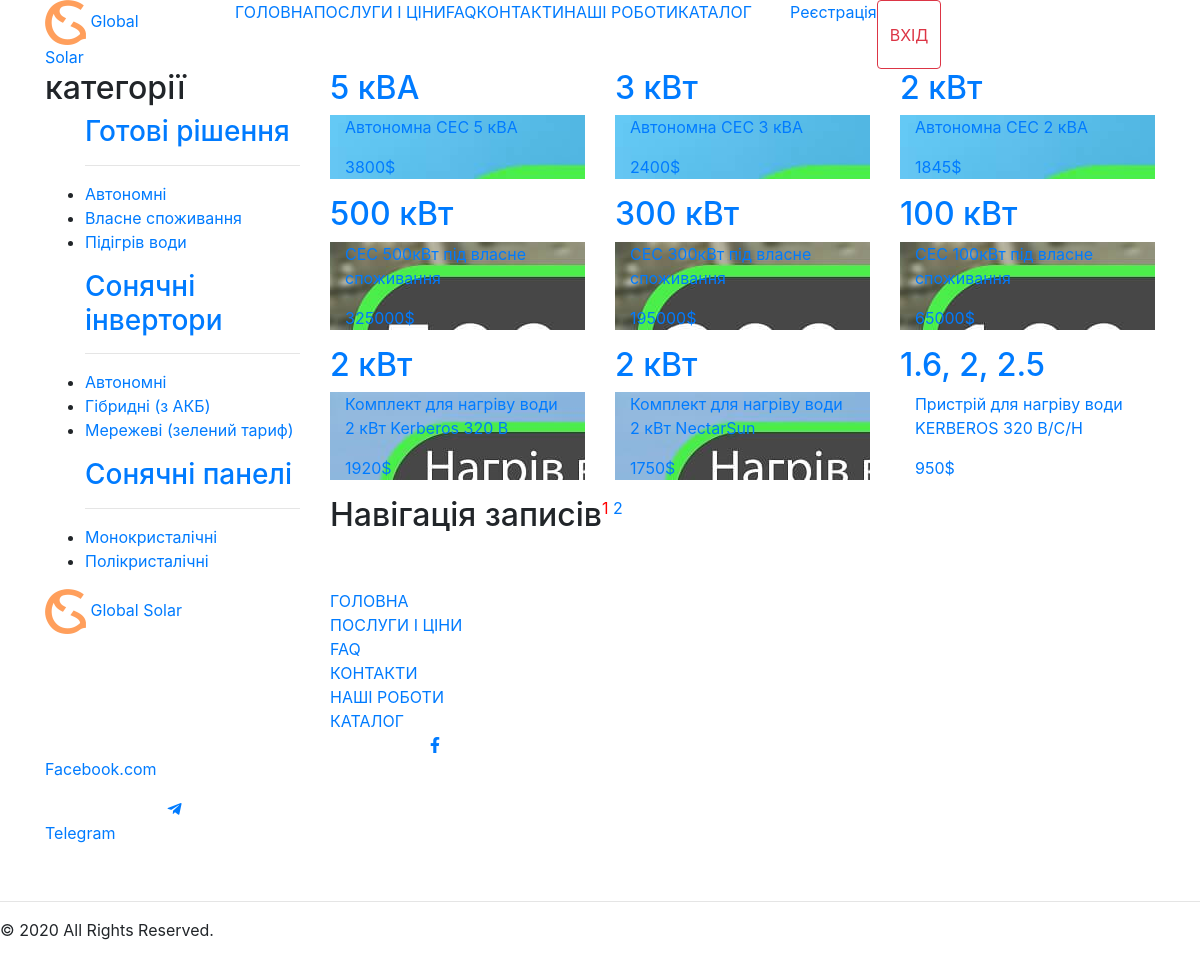
Page /catalog/ on the committed database.
### catalog/models.py (models this page shows, shortened)
class Catalog(models.Model):
    title = models.CharField(max_length=100)
    description = models.TextField(blank=True)
    catalog_type = models.CharField(max_length=30)
    power = models.CharField(max_length=30)
    price = models.IntegerField()
    made = models.CharField(max_length=50)
    weight = models.CharField(max_length=50)
    size = models.CharField(max_length=50)
    guarantee = models.CharField(max_length=50)
    is_published = models.BooleanField(default=True)
    photo_0 = models.ImageField(upload_to="photos/%Y/%m/%d/")
    photo_1 = models.ImageField(upload_to="photos/%Y/%m/%d/", blank=True)
    photo_2 = models.ImageField(upload_to="photos/%Y/%m/%d/", blank=True)
    photo_3 = models.ImageField(upload_to="photos/%Y/%m/%d/", blank=True)

### catalog/views.py (the view)
# urls.py: path('', views.index, name="catalog"),
def index(request):
    catalog_prod = Catalog.objects.all()
    paginator = Paginator(catalog_prod, 9)
    page_number = request.GET.get('page')
    page = paginator.get_page(page_number)
    context = {
        "catalog": page,
    }
    return render(request, "pages/catalog.html", context)

### templates/pages/catalog.html (shortened to what this page needs)
{% extends 'base.html' %} {% load static %} {% block content %}
<div class="container-fluid bg-catalog">
  <div class="container catalog">
    <div class="row">
      <div class="col-3">
        <div class="col-12 category pl-0 pr-0">
          <div class="col-12 category_t p-0">
            <h2>категорії</h2>
          </div>
          <ul>
            <h3><a href="{% url 'ReadySolutions' %}">Готові рішення</a></h3>
            <hr />
            <li><a href="{% url 'Autonomous' %}">Автономні</a></li>
            <li><a href="{% url 'OwnConsumption' %}">Власне споживання</a></li>
            <li><a href="{% url 'WaterHeating' %}">Підігрів води</a></li>
          </ul>
          <ul>
            <h3><a href="{% url 'SolarInverters' %}">Сонячні інвертори</a></h3>
            <hr />
            <li><a href="{% url 'AutonomousInverters' %}">Автономні</a></li>
            <li><a href="{% url 'HybridInverters' %}">Гібридні (з АКБ)</a></li>
            <li><a href="{% url 'NetworkInverters' %}">Мережеві (зелений тариф)</a></li>
          </ul>
          <ul>
            <h3><a href="{% url 'SolarPanels' %}">Сонячні панелі</a></h3>
            <hr />
            <li><a href="{% url 'monocrystalline' %}">Монокристалічні</a></li>
            <li><a href="{% url 'polycrystalline' %}">Полікристалічні</a></li>
          </ul>
        </div>
      </div>
      <div class="catalog_tovaru col-9">
          {% if catalog %}
        <div class="row">
            {% for product in catalog %}
          <div class="col-4">
            <a href="{% url 'product' product.id  %}">
              <div class="price_black">
                <div class="col-12 price_black_top p-0">
                  <h2>{{ product.power }}</h2>
                </div>
                <div class="price_black_bottom col-12 p-0" style="background-image: url('{{ product.photo_0.url }}')">
                  <div class="bottom col-12">
                    <p class="info_catalog">{{ product.title }}</p>
                    <p class="price_catalog">{{ product.price }}$</p>
                  </div>
                </div>
              </div>
            </a>
          </div>
            {% endfor %}
        </div>
        <div class="row" id="pagin">
            <div class="col-12">
              <nav
                class="navigation pagination"
                role="navigation"
                aria-label="Навігація записів"
              >
                <h2 class="screen-reader-text">Навігація записів</h2>
                <div class="nav-links">
                    {% for i in catalog.paginator.page_range %}
                    {% if i == catalog.number %}
                  <a class="page-numbers " style="color:red;" href="?page={{i}}">{{i}}</a>
                  {% else %}
                  <a class="page-numbers" href="?page={{i}}">{{i}}</a>
                  {% endif %}
                  {% endfor %}
                </div>
              </nav>
            </div>
          </div>
      </div>
        {% else %}
            <div>Нічого не знайдено</div>
            {% endif %}
      </div>
    </div>
  </div>
{% endblock %}

### rows in the picture
Catalog: power "5 кВА", photo_0 (picture), title "Автономна СЕС 5 кВА", price "3800"
Catalog: power "3 кВт", photo_0 (picture), title "Автономна СЕС 3 кВА", price "2400"
Catalog: power "2 кВт", photo_0 (picture), title "Автономна СЕС 2 кВА", price "1845"
Catalog: power "500 кВт", photo_0 (picture), title "СЕС 500кВт під власне споживання", price "325000"
Catalog: power "300 кВт", photo_0 (picture), title "СЕС 300кВт під власне споживання", price "195000"
Catalog: power "100 кВт", photo_0 (picture), title "СЕС 100кВт під власне споживання", price "65000"
Catalog: power "2 кВт", photo_0 (picture), title "Комплект для нагріву води 2 кВт Kerberos 320 B", price "1920"
Catalog: power "2 кВт", photo_0 (picture), title "Комплект для нагріву води 2 кВт NectarSun", price "1750"
Catalog: power "1.6, 2, 2.5", photo_0 (picture), title "Пристрій для нагріву води KERBEROS 320 B/C/H", price "950"

### other values in the picture
{{ i }} "1"
{{ i }} "2"
